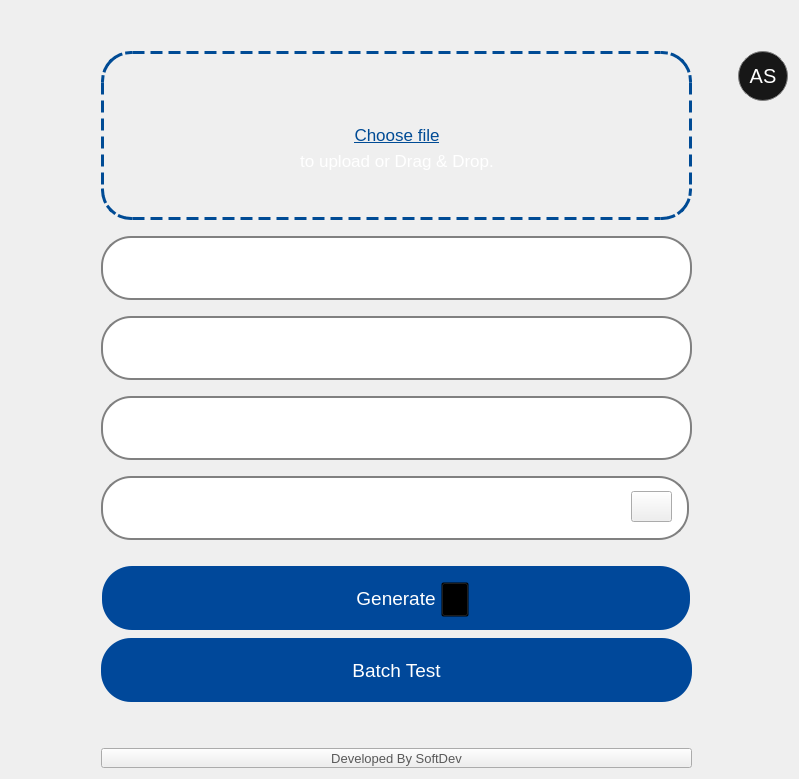
                    <widget class="QWidget" name="single_test_page">
                     <layout class="QGridLayout" name="gridLayout_34">
                      <item row="1" column="2" rowspan="3">
                       <layout class="QVBoxLayout" name="verticalLayout_25">
                        <item>
                         <widget class="QWidget" name="widget_33" native="true">
                          <property name="minimumSize">
                           <size>
                            <width>0</width>
                            <height>0</height>
                           </size>
                          </property>
                          <property name="maximumSize">
                           <size>
                            <width>16777215</width>
                            <height>16777215</height>
                           </size>
                          </property>
                          <property name="styleSheet">
                           <string notr="true">border: 3px dashed #004B95; 
border-radius: 30px;</string>
                          </property>
                          <layout class="QGridLayout" name="gridLayout_33">
                           <item row="3" column="0">
                            <spacer name="horizontalSpacer_88">
                             <property name="orientation">
                              <enum>Qt::Horizontal</enum>
                             </property>
                             <property name="sizeHint" stdset="0">
                              <size>
                               <width>40</width>
                               <height>20</height>
                              </size>
                             </property>
                            </spacer>
                           </item>
                           <item row="4" column="1">
                            <spacer name="verticalSpacer_84">
                             <property name="orientation">
                              <enum>Qt::Vertical</enum>
                             </property>
                             <property name="sizeHint" stdset="0">
                              <size>
                               <width>20</width>
                               <height>40</height>
                              </size>
                             </property>
                            </spacer>
                           </item>
                           <item row="1" column="1">
                            <widget class="QPushButton" name="choosefile_icon">
                             <property name="font">
                              <font>
                               <pointsize>12</pointsize>
                               <kerning>true</kerning>
                              </font>
                             </property>
                             <property name="cursor">
                              <cursorShape>PointingHandCursor</cursorShape>
                             </property>
                             <property name="styleSheet">
                              <string notr="true">text-align: center;
 border: none;  </string>
                             </property>
                             <property name="text">
                              <string />
                             </property>
                             <property name="icon">
                              <iconset resource="../Qss/icons/_icons.qrc">
                               <normaloff>:/custom/icons/custom/upload-icon.png</normaloff>:/custom/icons/custom/upload-icon.png</iconset>
                             </property>
                             <property name="iconSize">
                              <size>
                               <width>44</width>
                               <height>53</height>
                              </size>
                             </property>
                             <property name="autoExclusive">
                              <bool>false</bool>
                             </property>
                            </widget>
                           </item>
                           <item row="2" column="1">
                            <widget class="QPushButton" name="choose_file_pushButton">
                             <property name="font">
                              <font>
                               <pointsize>13</pointsize>
                               <weight>50</weight>
                               <bold>false</bold>
                               <underline>true</underline>
                              </font>
                             </property>
                             <property name="cursor">
                              <cursorShape>PointingHandCursor</cursorShape>
                             </property>
                             <property name="styleSheet">
                              <string notr="true">border: none; color: #004B95;
padding-left:5px;
padding-right:5px;</string>
                             </property>
                             <property name="text">
                              <string>Choose file</string>
                             </property>
                            </widget>
                           </item>
                           <item row="0" column="1">
                            <spacer name="verticalSpacer_85">
                             <property name="orientation">
                              <enum>Qt::Vertical</enum>
                             </property>
                             <property name="sizeHint" stdset="0">
                              <size>
                               <width>20</width>
                               <height>40</height>
                              </size>
                             </property>
                            </spacer>
                           </item>
                           <item row="3" column="2">
                            <spacer name="horizontalSpacer_89">
                             <property name="orientation">
                              <enum>Qt::Horizontal</enum>
                             </property>
                             <property name="sizeHint" stdset="0">
                              <size>
                               <width>40</width>
                               <height>20</height>
                              </size>
                             </property>
                            </spacer>
                           </item>
                           <item row="3" column="1">
                            <widget class="QLabel" name="choose_file_instruction_label">
                             <property name="font">
                              <font>
                               <pointsize>13</pointsize>
                              </font>
                             </property>
                             <property name="styleSheet">
                              <string notr="true">border: none; color:white;</string>
                             </property>
                             <property name="text">
                              <string>to upload or Drag &amp; Drop.</string>
                             </property>
                             <property name="alignment">
                              <set>Qt::AlignCenter</set>
                             </property>
                            </widget>
                           </item>
                          </layout>
                         </widget>
                        </item>
                        <item>
                         <spacer name="verticalSpacer_86">
                          <property name="orientation">
                           <enum>Qt::Vertical</enum>
                          </property>
                          <property name="sizeType">
                           <enum>QSizePolicy::Preferred</enum>
                          </property>
                          <property name="sizeHint" stdset="0">
                           <size>
                            <width>20</width>
                            <height>10</height>
                           </size>
                          </property>
                         </spacer>
                        </item>
                        <item>
                         <widget class="QLineEdit" name="Part_number">
                          <property name="sizePolicy">
                           <sizepolicy hsizetype="Preferred" vsizetype="Preferred">
                            <horstretch>0</horstretch>
                            <verstretch>0</verstretch>
                           </sizepolicy>
                          </property>
                          <property name="minimumSize">
                           <size>
                            <width>0</width>
                            <height>0</height>
                           </size>
                          </property>
                          <property name="maximumSize">
                           <size>
                            <width>16777215</width>
                            <height>64</height>
                           </size>
                          </property>
                          <property name="font">
                           <font>
                            <pointsize>12</pointsize>
                           </font>
                          </property>
                          <property name="styleSheet">
                           <string notr="true">border: 2px solid gray; border-radius: 30px; color: white; padding: 20px;</string>
                          </property>
                          <property name="placeholderText">
                           <string>Part number :</string>
                          </property>
                         </widget>
                        </item>
                        <item>
                         <spacer name="verticalSpacer_87">
                          <property name="orientation">
                           <enum>Qt::Vertical</enum>
                          </property>
                          <property name="sizeType">
                           <enum>QSizePolicy::Preferred</enum>
                          </property>
                          <property name="sizeHint" stdset="0">
                           <size>
                            <width>20</width>
                            <height>10</height>
                           </size>
                          </property>
                         </spacer>
                        </item>
                        <item>
                         <widget class="QLineEdit" name="MO_number">
                          <property name="sizePolicy">
                           <sizepolicy hsizetype="Preferred" vsizetype="Preferred">
                            <horstretch>0</horstretch>
                            <verstretch>0</verstretch>
                           </sizepolicy>
                          </property>
                          <property name="minimumSize">
                           <size>
                            <width>0</width>
                            <height>0</height>
                           </size>
                          </property>
                          <property name="maximumSize">
                           <size>
                            <width>16777215</width>
                            <height>64</height>
                           </size>
                          </property>
                          <property name="font">
                           <font>
                            <pointsize>12</pointsize>
                           </font>
                          </property>
                          <property name="styleSheet">
                           <string notr="true">border: 2px solid gray; border-radius: 30px; color: white; padding: 20px;</string>
                          </property>
                          <property name="placeholderText">
                           <string>MO number :</string>
                          </property>
                         </widget>
                        </item>
                        <item>
                         <spacer name="verticalSpacer_88">
                          <property name="orientation">
                           <enum>Qt::Vertical</enum>
                          </property>
                          <property name="sizeType">
                           <enum>QSizePolicy::Preferred</enum>
                          </property>
                          <property name="sizeHint" stdset="0">
                           <size>
                            <width>20</width>
                            <height>10</height>
                           </size>
                          </property>
                         </spacer>
                        </item>
                        <item>
                         <widget class="QLineEdit" name="CAP_number">
                          <property name="sizePolicy">
                           <sizepolicy hsizetype="Preferred" vsizetype="Preferred">
                            <horstretch>0</horstretch>
                            <verstretch>0</verstretch>
                           </sizepolicy>
                          </property>
                          <property name="minimumSize">
                           <size>
                            <width>0</width>
                            <height>0</height>
                           </size>
                          </property>
                          <property name="maximumSize">
                           <size>
                            <width>16777215</width>
                            <height>64</height>
                           </size>
                          </property>
                          <property name="font">
                           <font>
                            <pointsize>12</pointsize>
                           </font>
                          </property>
                          <property name="styleSheet">
                           <string notr="true">border: 2px solid gray; border-radius: 30px; color: white; padding: 20px;</string>
                          </property>
                          <property name="placeholderText">
                           <string>CAP number :</string>
                          </property>
                         </widget>
                        </item>
                        <item>
                         <spacer name="verticalSpacer_89">
                          <property name="orientation">
                           <enum>Qt::Vertical</enum>
                          </property>
                          <property name="sizeType">
                           <enum>QSizePolicy::Preferred</enum>
                          </property>
                          <property name="sizeHint" stdset="0">
                           <size>
                            <width>20</width>
                            <height>10</height>
                           </size>
                          </property>
                         </spacer>
                        </item>
                        <item>
                         <widget class="QWidget" name="widget_35" native="true">
                          <property name="minimumSize">
                           <size>
                            <width>0</width>
                            <height>64</height>
                           </size>
                          </property>
                          <widget class="QLineEdit" name="Date">
                           <property name="geometry">
                            <rect>
                             <x>0</x>
                             <y>0</y>
                             <width>588</width>
                             <height>64</height>
                            </rect>
                           </property>
                           <property name="minimumSize">
                            <size>
                             <width>0</width>
                             <height>0</height>
                            </size>
                           </property>
                           <property name="maximumSize">
                            <size>
                             <width>16777215</width>
                             <height>64</height>
                            </size>
                           </property>
                           <property name="font">
                            <font>
                             <pointsize>12</pointsize>
                            </font>
                           </property>
                           <property name="styleSheet">
                            <string notr="true">border: 2px solid gray; border-radius: 30px; color: white; padding: 20px;</string>
                           </property>
                           <property name="readOnly">
                            <bool>false</bool>
                           </property>
                           <property name="placeholderText">
                            <string>CAP due date :    MM/DD/YYYY</string>
                           </property>
                          </widget>
                          <widget class="QPushButton" name="calender_pushButton">
                           <property name="geometry">
                            <rect>
                             <x>530</x>
                             <y>15</y>
                             <width>41</width>
                             <height>31</height>
                            </rect>
                           </property>
                           <property name="cursor">
                            <cursorShape>PointingHandCursor</cursorShape>
                           </property>
                           <property name="styleSheet">
                            <string notr="true" />
                           </property>
                           <property name="text">
                            <string />
                           </property>
                           <property name="icon">
                            <iconset resource="../Qss/icons/_icons.qrc">
                             <normaloff>:/custom/icons/custom/calender.svg</normaloff>:/custom/icons/custom/calender.svg</iconset>
                           </property>
                           <property name="iconSize">
                            <size>
                             <width>30</width>
                             <height>30</height>
                            </size>
                           </property>
                          </widget>
                         </widget>
                        </item>
                        <item>
                         <spacer name="verticalSpacer_90">
                          <property name="orientation">
                           <enum>Qt::Vertical</enum>
                          </property>
                          <property name="sizeType">
                           <enum>QSizePolicy::Preferred</enum>
                          </property>
                          <property name="sizeHint" stdset="0">
                           <size>
                            <width>20</width>
                            <height>10</height>
                           </size>
                          </property>
                         </spacer>
                        </item>
                        <item>
                         <widget class="QWidget" name="widget_36" native="true">
                          <property name="minimumSize">
                           <size>
                            <width>591</width>
                            <height>76</height>
                           </size>
                          </property>
                          <widget class="QPushButton" name="Submit">
                           <property name="geometry">
                            <rect>
                             <x>1</x>
                             <y>10</y>
                             <width>588</width>
                             <height>64</height>
                            </rect>
                           </property>
                           <property name="minimumSize">
                            <size>
                             <width>0</width>
                             <height>0</height>
                            </size>
                           </property>
                           <property name="maximumSize">
                            <size>
                             <width>16777215</width>
                             <height>64</height>
                            </size>
                           </property>
                           <property name="font">
                            <font>
                             <pointsize>14</pointsize>
                            </font>
                           </property>
                           <property name="cursor">
                            <cursorShape>PointingHandCursor</cursorShape>
                           </property>
                           <property name="focusPolicy">
                            <enum>Qt::ClickFocus</enum>
                           </property>
                           <property name="styleSheet">
                            <string notr="true">QWidget QPushButton {
    background-color: #00489A;
    border-radius: 30px;
    color: white;
}
QWidget QPushButton:hover {
    color: white;
	background-color: #005ce6;
}
QPushButton:pressed {
    background-color: #003d99; /* Slightly darker blue for the pressed state */
    color: white; /* Keep the text color visible */
}
</string>
                           </property>
                           <property name="text">
                            <string>Generate</string>
                           </property>
                           <property name="shortcut">
                            <string extracomment="Generate" />
                           </property>
                          </widget>
                          <widget class="QPushButton" name="generate_icon_pushButton_in_singletest">
                           <property name="geometry">
                            <rect>
                             <x>340</x>
                             <y>26</y>
                             <width>28</width>
                             <height>35</height>
                            </rect>
                           </property>
                           <property name="cursor">
                            <cursorShape>PointingHandCursor</cursorShape>
                           </property>
                           <property name="styleSheet">
                            <string notr="true"> QPushButton{
    background-color: transparent;}
QPushButton:hover{
  background-color: #00489A;
}</string>
                           </property>
                           <property name="text">
                            <string />
                           </property>
                           <property name="icon">
                            <iconset resource="../Qss/icons/_icons.qrc">
                             <normaloff>:/custom/icons/custom/generate-stars.png</normaloff>:/custom/icons/custom/generate-stars.png</iconset>
                           </property>
                           <property name="iconSize">
                            <size>
                             <width>27</width>
                             <height>27</height>
                            </size>
                           </property>
                          </widget>
                         </widget>
                        </item>
                        <item>
                         <widget class="QPushButton" name="batchtest_singletest_page_button">
                          <property name="minimumSize">
                           <size>
                            <width>0</width>
                            <height>64</height>
                           </size>
                          </property>
                          <property name="maximumSize">
                           <size>
                            <width>16777215</width>
                            <height>64</height>
                           </size>
                          </property>
                          <property name="font">
                           <font>
                            <pointsize>14</pointsize>
                           </font>
                          </property>
                          <property name="cursor">
                           <cursorShape>PointingHandCursor</cursorShape>
                          </property>
                          <property name="styleSheet">
                           <string notr="true">QWidget QPushButton {
	background-color: rgb(0, 92, 230);
    background-color: #00489A;
    border-radius: 30px;
    color: white;
}
QWidget QPushButton:hover {
    color: white;
	background-color: #005ce6;
}
QPushButton:pressed {
    background-color: #003d99; /* Slightly darker blue for the pressed state */
    color: white; /* Keep the text color visible */
}
</string>
                          </property>
                          <property name="text">
                           <string>Batch Test</string>
                          </property>
                         </widget>
                        </item>
                       </layout>
                      </item>
                      <item row="0" column="2">
                       <spacer name="verticalSpacer_93">
                        <property name="orientation">
                         <enum>Qt::Vertical</enum>
                        </property>
                        <property name="sizeType">
                         <enum>QSizePolicy::Expanding</enum>
                        </property>
                        <property name="sizeHint" stdset="0">
                         <size>
                          <width>20</width>
                          <height>40</height>
                         </size>
                        </property>
                       </spacer>
                      </item>
                      <item row="2" column="3">
                       <spacer name="horizontalSpacer_83">
                        <property name="orientation">
                         <enum>Qt::Horizontal</enum>
                        </property>
                        <property name="sizeHint" stdset="0">
                         <size>
                          <width>40</width>
                          <height>20</height>
                         </size>
                        </property>
                       </spacer>
                      </item>
                      <item row="5" column="2">
                       <widget class="QPushButton" name="developed_by_softdev_pushButton_5">
                        <property name="sizePolicy">
                         <sizepolicy hsizetype="Expanding" vsizetype="Fixed">
                          <horstretch>0</horstretch>
                          <verstretch>0</verstretch>
                         </sizepolicy>
                        </property>
                        <property name="minimumSize">
                         <size>
                          <width>140</width>
                          <height>20</height>
                         </size>
                        </property>
                        <property name="maximumSize">
                         <size>
                          <width>16777215</width>
                          <height>20</height>
                         </size>
                        </property>
                        <property name="font">
                         <font>
                          <pointsize>10</pointsize>
                         </font>
                        </property>
                        <property name="cursor">
                         <cursorShape>PointingHandCursor</cursorShape>
                        </property>
                        <property name="styleSheet">
                         <string notr="true">color: #595959;
background:none;</string>
                        </property>
                        <property name="text">
                         <string>Developed By SoftDev</string>
                        </property>
                       </widget>
                      </item>
                      <item row="4" column="2">
                       <spacer name="verticalSpacer_82">
                        <property name="orientation">
                         <enum>Qt::Vertical</enum>
                        </property>
                        <property name="sizeHint" stdset="0">
                         <size>
                          <width>20</width>
                          <height>40</height>
                         </size>
                        </property>
                       </spacer>
                      </item>
                      <item row="2" column="0">
                       <spacer name="horizontalSpacer_74">
                        <property name="orientation">
                         <enum>Qt::Horizontal</enum>
                        </property>
                        <property name="sizeHint" stdset="0">
                         <size>
                          <width>40</width>
                          <height>20</height>
                         </size>
                        </property>
                       </spacer>
                      </item>
                      <item row="1" column="4" rowspan="3">
                       <layout class="QVBoxLayout" name="verticalLayout_35">
                        <item>
                         <widget class="QPushButton" name="usermenu_pushButton_6">
                          <property name="minimumSize">
                           <size>
                            <width>50</width>
                            <height>50</height>
                           </size>
                          </property>
                          <property name="maximumSize">
                           <size>
                            <width>50</width>
                            <height>50</height>
                           </size>
                          </property>
                          <property name="font">
                           <font>
                            <pointsize>15</pointsize>
                           </font>
                          </property>
                          <property name="cursor">
                           <cursorShape>PointingHandCursor</cursorShape>
                          </property>
                          <property name="styleSheet">
                           <string notr="true">QPushButton {
    color: white;
    background-color:#171717;
    border: 1px solid grey;
    border-radius: 25px; 
}

QPushButton:hover {
    border: 2px solid rgb(83, 83, 83); /* Change border color on hover */
    background-color:#171717;
   
}</string>
                          </property>
                          <property name="text">
                           <string>AS</string>
                          </property>
                         </widget>
                        </item>
                        <item>
                         <spacer name="verticalSpacer_91">
                          <property name="orientation">
                           <enum>Qt::Vertical</enum>
                          </property>
                          <property name="sizeHint" stdset="0">
                           <size>
                            <width>20</width>
                            <height>40</height>
                           </size>
                          </property>
                         </spacer>
                        </item>
                       </layout>
                      </item>
                      <item row="2" column="1">
                       <spacer name="horizontalSpacer_95">
                        <property name="orientation">
                         <enum>Qt::Horizontal</enum>
                        </property>
                        <property name="sizeType">
                         <enum>QSizePolicy::Fixed</enum>
                        </property>
                        <property name="sizeHint" stdset="0">
                         <size>
                          <width>50</width>
                          <height>20</height>
                         </size>
                        </property>
                       </spacer>
                      </item>
                     </layout>
                    </widget>
